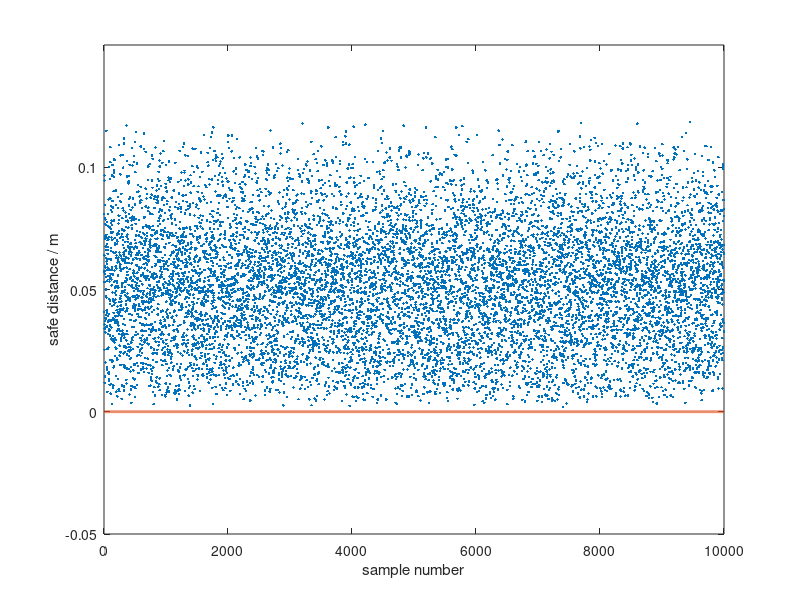

Here is the MATLAB script that generated this plot:
%% evaluation of the 2d plane with 2d  forward kinematics problem solution
% forward kinematics for original configuration

% robot definition 
% robot configurations
ROBOT = '2d2linkBot';
theta1 = pi/3;
theta2 = pi/6;
ys_ori = [theta1; theta2];


% forward kinematics 
xpos = cos(theta1) + cos(theta2);
ypos = sin(theta1) + sin(theta2);

bias = 2.8; % 2.7321 < 2.8 < 2.8284
lmd = 0.1145; % seed = 1, w/o normalization

% precomputed the positive norm vector 
anchor_point = [bias;0]; % y = 0, x = bias, due to y = -x + bias
vec_norm = [-1,-1];
vec_norm = vec_norm / norm(vec_norm); % positive direction of norm vector pependicular to plane

%% sampling to verify the joint bound approximated forward kinematics
% precomputed lmd as the joint bound 
sample_num = 10000;
xpos_approx_samples = zeros(sample_num,1);
violate = 0;
min_dist = 999;

for i = 1:sample_num
    ys = -1 + 2*rand(2,1); % sampling a y vector within [-1,1]
    ys_pert = ys*lmd + ys_ori; % perturbed y vector
    xpos_per = cos(ys_pert(1)) + cos(ys_pert(2));
    ypos_per = sin(ys_pert(1)) + sin(ys_pert(2));
%     xpos_approx_samples(i) = xpos_per; % x wall 
    % compute the distance to the plane 
    epos = [xpos_per;ypos_per];
    vec_epos = epos - anchor_point;
    dist = dot(vec_epos,vec_norm);
    xpos_approx_samples(i) = dist; % y wall 
    % violation check
    if dist < 0
        violate = violate + 1;
    end
    % update optimality 
    if dist < min_dist
        min_dist = dist;
    end
end

figure
plot(xpos_approx_samples,'.');
hold on 
% plot the solidline to demonstrate 1.8
% yline = xwall * ones(sample_num,1); % x wall
yline = 0 * ones(sample_num,1); % x wall
plot(yline,'-','lineWidth',2);
hold on 
% limitation 
xlabel('sample number');
ylabel('safe distance / m'); 
ylim([0-0.05, 0 + 0.15]); % x wall 
% disp(max(xpos_approx_samples));
disp( violate);
disp( min_dist);